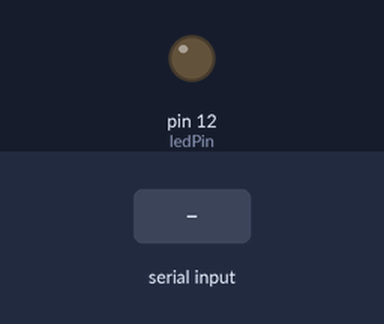
A sketch run on a simulated Arduino Uno, built with avr-gcc and run on an emulated ATmega328P. Shown: output pins drawn as LEDs (lit = HIGH). The inputs (shaded band) are chosen by the test bench. What the sketch prints to the serial monitor is not drawn.

Above: at 1.2 s.
1.3 s: "90 45\n" received over Serial
At 1.7 s:
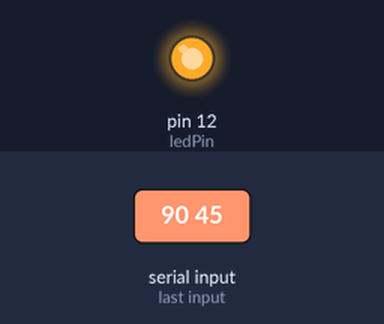
Timing chart, 0 to 10.3 s (numbered marks = the images above; inputs shaded):
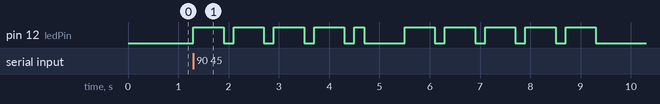

Measured:
- after the input at 1.3 s, pin 12 (ledPin): goes 4 × (HIGH 0.60 s, LOW 0.20 s), HIGH 0.20 s, LOW 0.80 s, 4 × (HIGH 0.60 s, LOW 0.20 s), HIGH 0.60 s, then LOW, starting at once

The sketch:

Morse_Code_Translator.ino
```cpp
int ledPin = 12;
int dotDelay = 200; // duração de um ponto

const char* letters[]= {
  ".-", "-...", "-.-.", "-..", ".", "..-.", "--.",
  "....", "..", ".---", "-.-", ".-..", "--", "-.",
  "---", ".--.", "--.-", ".-.", "...", "-", "..-",
  "...-", ".--", "-..-", "-.--", "--.."
};

const char* numbers[] = {
  "-----", ".----", "..---", "...--", "....-", // 0 - 4
  ".....", "-....", "--...", "---..", "----."}; // 5 - 9


void setup() {
  pinMode(ledPin, OUTPUT);
  Serial.begin(9600); // Iniciando a porta serial para
  Serial.print("Bem vindo, mande uma mensagem para ser transmitida via código Morse"); //
}

void loop() {
  char ch;
  if (Serial.available())
  {
    ch = Serial.read();
    if (ch >= 'a' && ch <= 'z')
    {
      flashSequence(letters[ch - 'a']);
    }
    else if (ch >= 'A' && ch <= 'Z')
    {
      flashSequence(letters[ch - 'A']);
    }
    else if (ch >= '0' && ch <= '9')
    {
      flashSequence(numbers[ch - '0']);
    }
    else if (ch == ' ')
    {
      delay(dotDelay * 4);
    }
  }
}

void flashSequence(char* sequence)
{
  int i = 0;
  while (sequence[i] !=NULL)
  {
    flashDotOrDash(sequence[i]);
    i++;
  }
  delay(dotDelay * 3);
}

void flashDotOrDash(char dotOrDash)
{
  digitalWrite(ledPin, HIGH);
  if (dotOrDash == '.') // verificar se é um "."
  {
    delay(dotDelay);
  }
  else  // se não for "." será um "-"
  {
    delay(dotDelay * 3);
  }
  digitalWrite(ledPin, LOW);
  delay(dotDelay);
}
```
